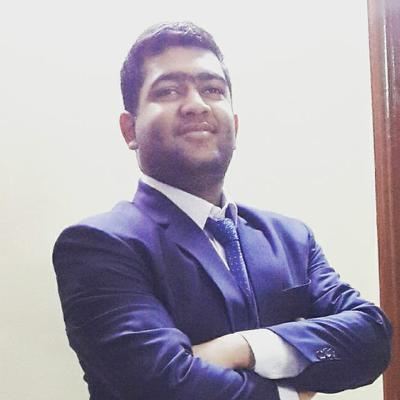
#> input picture blog_src/assets/img/authors/17aakashsingh1999.jpg, 400 x 400 px
$ python image_optimise.py 17aakashsingh1999.jpg   (older library calls are emulated)
#> lines starting #> are read from the running program, lines starting #| are printed output that depends on the picture
#!/usr/bin/python2

from PIL import Image
from os import walk
from os import listdir
from os.path import isfile, join
from sys import argv

#files_list = [f for f in listdir(".") if isfile(join(".", f))]
#print(files_list)

if len(argv) != 2:
    print("Incorrect usage: %s <filename>" %(argv[0]))
    exit()

file_name = argv[1]

with Image.open(file_name) as img:
#> img is the input picture: PIL image 400x400 RGB; mean R, G, B 170.9, 165.2, 178.3
	width,height = img.size
#> width = 400; height = 400
	print(str(width) + " " + str(height))
#| 400 400

	if height > 200:
		new_width = ((int)((width*1.0/height)*200))
#> new_width = 200
		print(width/height)
#| 1.0
		img = img.resize((new_width,200), Image.ANTIALIAS)
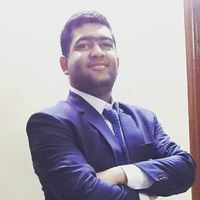
#> img: PIL image 200x200 RGB; mean R, G, B 170.9, 165.2, 178.3

	width,height = img.size
#> width = 200; height = 200
	print(str(width) + " " + str(height))
#| 200 200

	img.save(file_name, optimize=True, quality=75)

$ run again, on blog_src/assets/img/authors/EktaRamnani.jpg
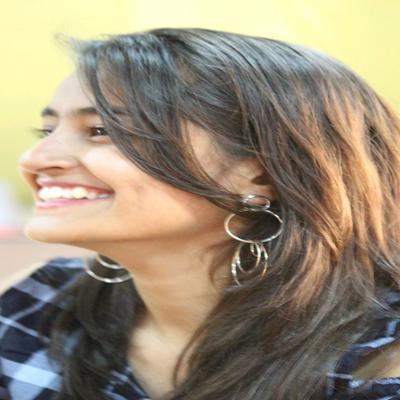
#> input picture blog_src/assets/img/authors/EktaRamnani.jpg, 400 x 400 px
#> img is the input picture: PIL image 400x400 RGB; mean R, G, B 153.5, 140.3, 119.7
#| 400 400
#| 1.0
#> `img = img.resize((new_width,200), Image.ANTIALIAS)`:
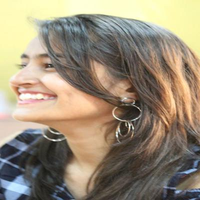
#> img: PIL image 200x200 RGB; mean R, G, B 153.5, 140.3, 119.7
#| 200 200

$ run again, on blog_src/assets/img/authors/HarshithRanjan.jpg
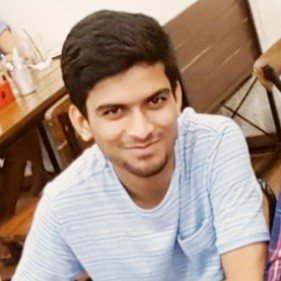
#> input picture blog_src/assets/img/authors/HarshithRanjan.jpg, 281 x 281 px
#> img is the input picture: PIL image 281x281 RGB; mean R, G, B 169.1, 148, 135.2
#| 281 281
#| 1.0
#> `img = img.resize((new_width,200), Image.ANTIALIAS)`:
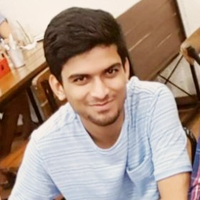
#> img: PIL image 200x200 RGB; mean R, G, B 169.1, 148, 135.2
#| 200 200
